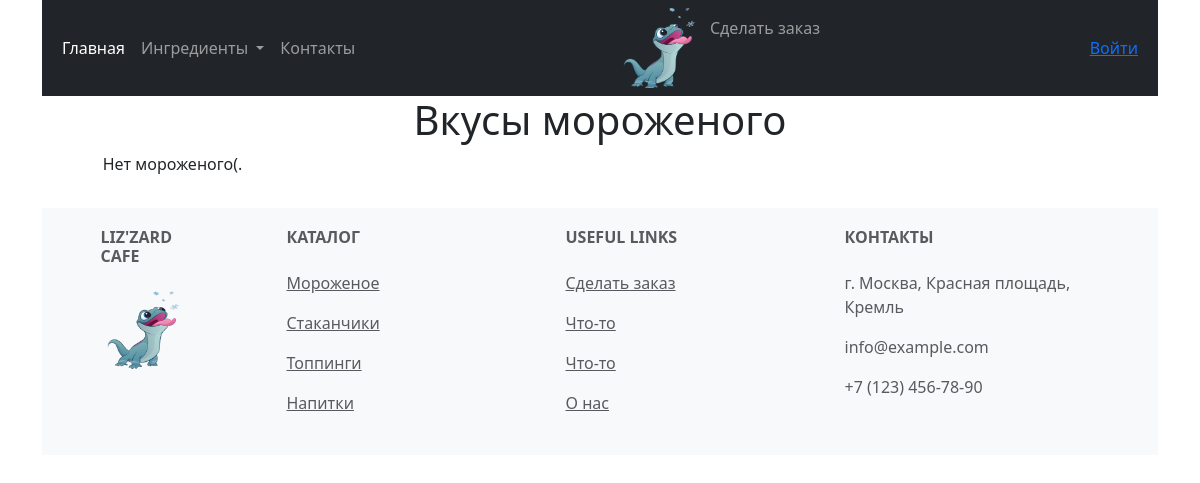
Before: /ice_creams/ with the older database file.
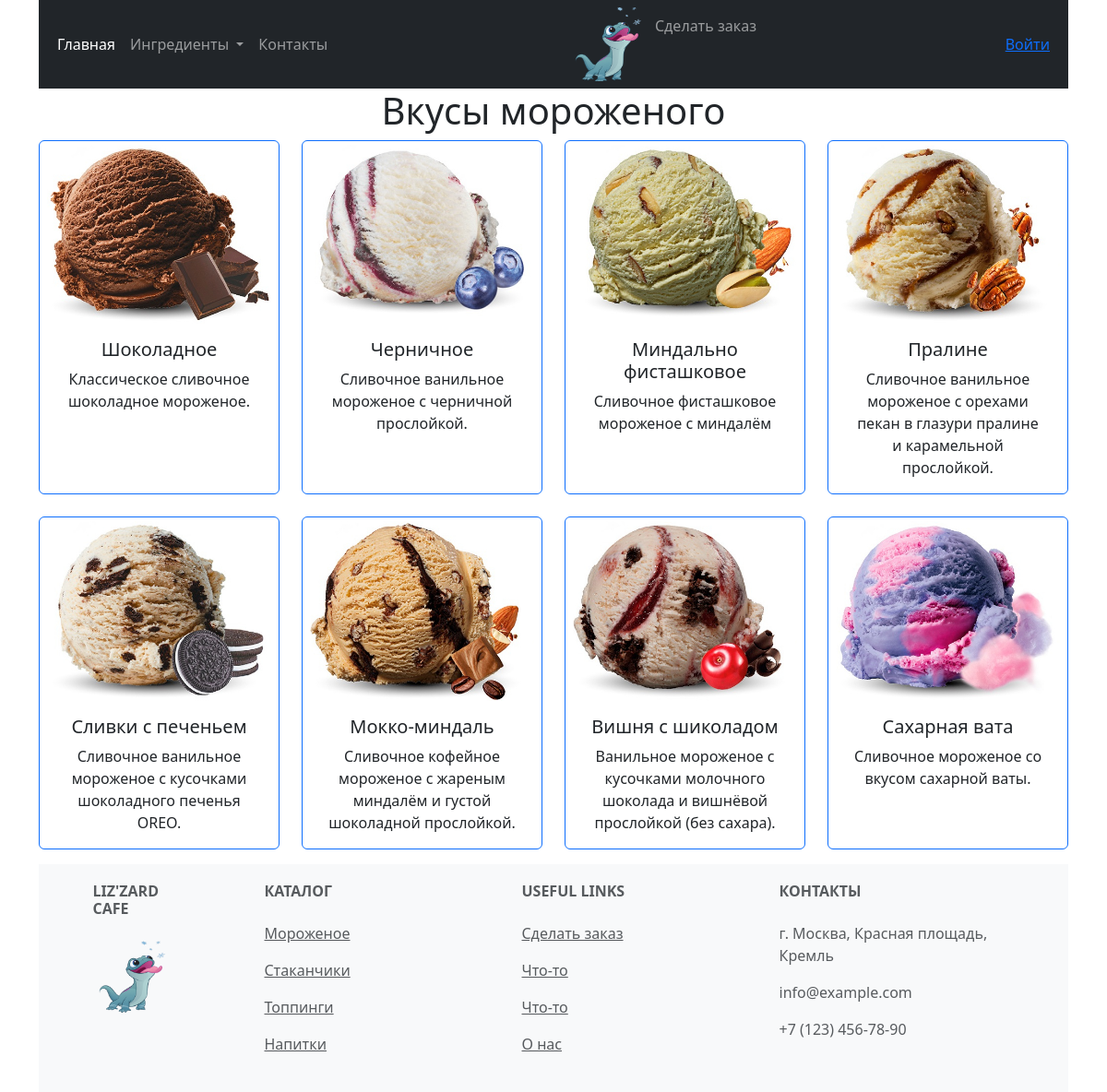
After: the same page with the newer database file.
### icecream_bar/models.py (models this page shows, shortened)
class Flavor(models.Model):
    name = models.CharField(max_length=100)
    description = models.TextField()
    image = models.ImageField(upload_to='Flavor/', blank=True)
    price = models.PositiveIntegerField()

### icecream_bar/views.py (the view)
# urls.py: path('ice_creams/', views.IceCreamsListView.as_view(), name='ice_creams'),
class IceCreamsListView(ListView):
    model = Flavor
    template_name = 'icecream_bar/ice_creams_list.html'
    context_object_name = 'ice_creams_list'

### icecream_bar/templates/icecream_bar/ice_creams_list.html
{% extends 'base/base.html' %}
{% block content %}
    <div class="container text-center">
        <h1>Вкусы мороженого</h1>
        <div class="row row-cols-1 row-cols-md-4 g-4">
            {% for icecream in ice_creams_list %}
            <div class="col">
                <div class="card border-primary h-100 px-2 pt-1">
                  <img src="{{icecream.image.url}}" class="card-img-top">
                  <div class="card-body">
                    <h5 class="card-title">{{ icecream.name }}</h5>
                    <p class="card-text">{{ icecream.description }}</p>
                  </div>
                </div>
            </div>
            {% empty %}
            <p>Нет мороженого(.</p>
            {% endfor %}
        </div>
    </div>
{% endblock %}

### templates/base/base.html (shortened to what this page needs)
<!DOCTYPE html>
<html lang="en">
<head>
    <link href="https://cdn.jsdelivr.net/npm/bootstrap@5.3.3/dist/css/bootstrap.min.css" rel="stylesheet">
    {% load static %}
    <link rel="stylesheet" href="{% static 'main.css'%}">
</head>
<body>
    <header>
      <div class="container text-center">
        <div class="row">
            <div class="col">
                {% include 'base/nav.html' %}
            </div>
        </div>
      </div>
    </header>
    <main>
        {% block content %}{% endblock %}
    </main>
    <footer>
        <div class="container text-center">
            <div class="row">
                <div class="col">
                    {% include 'base/footer.html' only with param='Django'%}
                </div>
            </div>
        </div>
    </footer>
</body>
</html>

### templates/base/nav.html (shortened to what this page needs)
<nav class="navbar navbar-expand-lg bg-dark navbar-dark">
  <div class="container-fluid">
    {% load static %}
    <div class="collapse navbar-collapse" id="navbarNavDropdown">
      <ul class="navbar-nav">
        <li class="nav-item">
          <a class="nav-link active" aria-current="page" href="/">Главная</a>
        </li>
        <li class="nav-item dropdown">
          <a class="nav-link dropdown-toggle" href="#" role="button" data-bs-toggle="dropdown" aria-expanded="false">
            Ингредиенты
          </a>
        <li class="nav-item">
          <a class="nav-link" href="/contacts/">Контакты</a>
        </li>
      </ul>
      <ul class="navbar-nav ms-auto mb-2 mb-lg-0">
        <div class="logo">
          <a href="/">
            <img src="{% static 'image/logo.png' %}" alt="Logo" class="navbar-logo-img">
          </a>
        </div>
        <li class="nav-item">
          <a class="nav-link" href="/">Сделать заказ</a>
        </li>
      </ul>
      <ul class="navbar-nav ms-auto mb-2 mb-lg-0">
        <li class="nav-item">
        {% if user.is_authenticated %}
            <li class="nav-link"> {{user.username}} |
                <a href="{% url 'icecream_bar:profile' %}">Профиль</a> |
                <a href="{% url 'logout' %}">Выйти</a></li>
          {% else %}
            <li class="nav-link"><a href="{% url 'login' %}">Войти</a></li>
        {% endif %}
      </ul>
    </div>
  </div>
</nav>

### templates/base/footer.html
<footer class="text-center text-lg-start bg-body-tertiary text-muted">
<div class="mt-3 pt-1">
  <div class="container text-center text-md-start mt-2">
    <div class="row mt-3">
      <div class="col-md-3 col-lg-4 col-xl-1 mx-auto mb-4">
        <h6 class="text-uppercase fw-bold mb-4">Liz'zard cafe</h6>
        {% load static %}
        <a href="/">
            <img src="{% static 'image/logo.png' %}" alt="Logo" class="logo">
        </a>
      </div>
      <div class="col-md-2 col-lg-2 col-xl-2 mx-auto mb-4">
        <h6 class="text-uppercase fw-bold mb-4">Каталог</h6>
        <p><a href="{% url 'icecream_bar:ice_creams' %}" class="text-reset">Мороженое</a></p>
        <p><a href="{% url 'icecream_bar:containers' %}" class="text-reset">Стаканчики</a></p>
        <p><a href="{% url 'icecream_bar:toppings' %}" class="text-reset">Топпинги</a></p>
        <p><a href="#" class="text-reset">Напитки</a></p>
      </div>
      <div class="col-md-3 col-lg-2 col-xl-2 mx-auto mb-4">
        <h6 class="text-uppercase fw-bold mb-4">Useful links</h6>
        <p><a href="#!" class="text-reset">Сделать заказ</a></p>
        <p><a href="#!" class="text-reset">Что-то</a></p>
        <p><a href="#!" class="text-reset">Что-то</a></p>
        <p><a href="#!" class="text-reset">О нас</a></p>
      </div>
      <div class="col-md-4 col-lg-3 col-xl-3 mx-auto mb-md-0 mb-4">
        <h6 class="text-uppercase fw-bold mb-4">Контакты</h6>
        <p>г. Москва, Красная площадь, Кремль</p>
        <p> info@example.com </p>
        <p>+7 (123) 456-78-90</p>
      </div>
    </div>
  </div>
</div>
</footer>

### icecream_bar/static/main.css (style rules this page uses)
.logo { background-size: 100%; width: 85px; height: 80px; }
.navbar-logo-img { width: 100%; height: 100%; object-fit: cover; }
.h-100 { height: 100%; }

Changed rows visible on the page:
added Flavor: image (picture), name "Шоколадное", description "Классическое сливочное шоколадное мороженое."
added Flavor: image (picture), name "Черничное", description "Сливочное ванильное мороженое с черничной прослойкой."
added Flavor: image (picture), name "Миндально фисташковое", description "Сливочное фисташковое мороженое с миндалём"
added Flavor: image (picture), name "Пралине", description "Сливочное ванильное мороженое с орехами пекан в глазури пралине и карамельной прослойкой."
added Flavor: image (picture), name "Сливки с печеньем", description "Сливочное ванильное мороженое с кусочками шоколадного печенья OREO."
added Flavor: image (picture), name "Мокко-миндаль", description "Сливочное кофейное мороженое с жареным миндалём и густой шоколадной прослойкой."
added Flavor: image (picture), name "Вишня с шиколадом", description "Ванильное мороженое с кусочками молочного шоколада и вишнёвой прослойкой (без сахара)."
added Flavor: image (picture), name "Сахарная вата", description "Сливочное мороженое со вкусом сахарной ваты."
Other visible differences:
text no longer shown: "Нет мороженого(."
